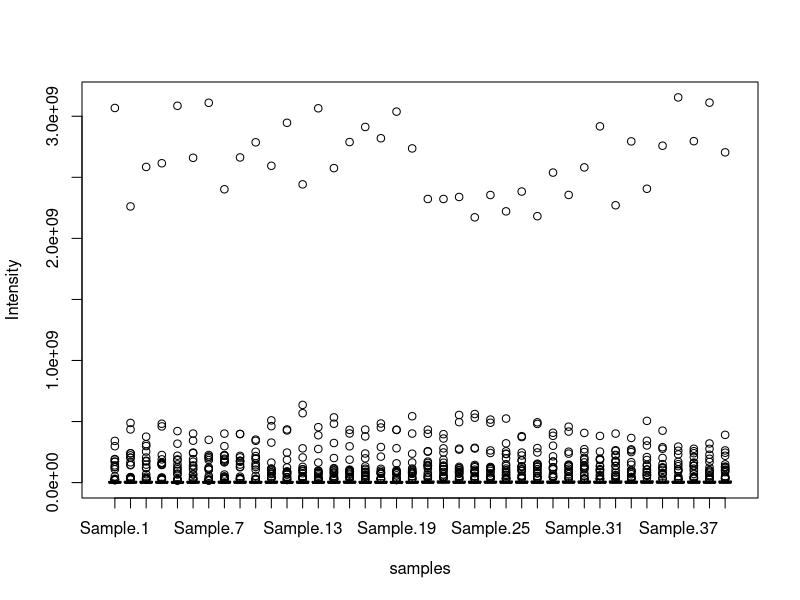
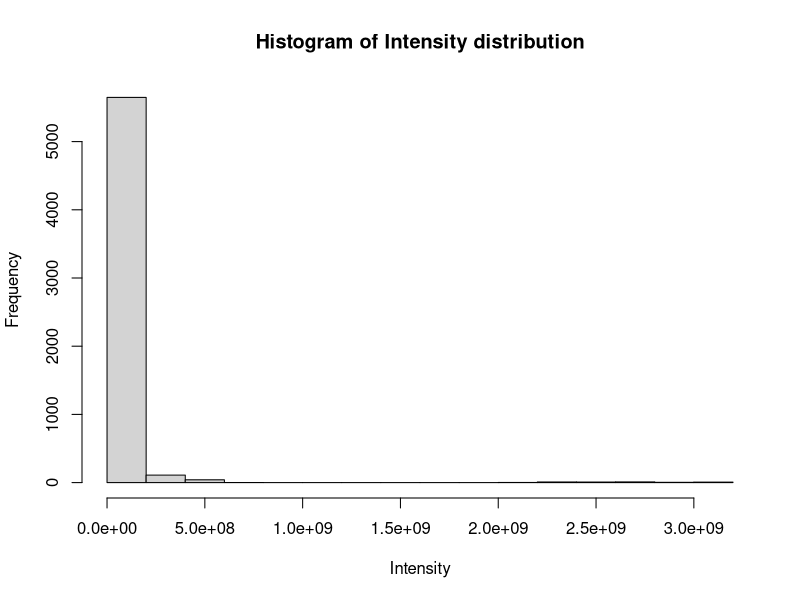
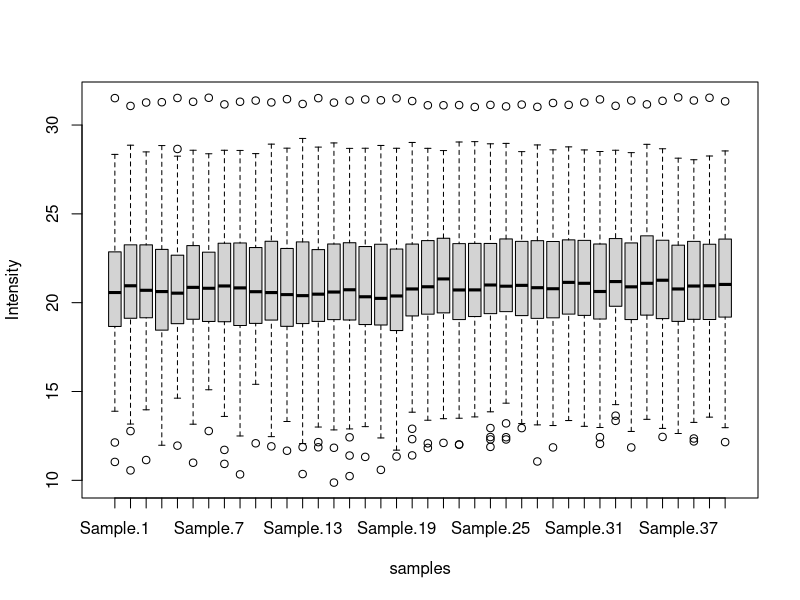
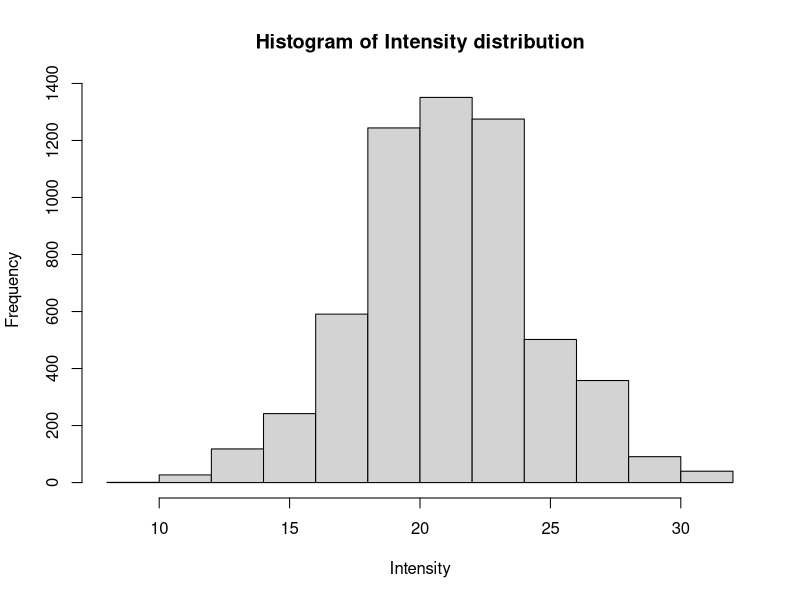
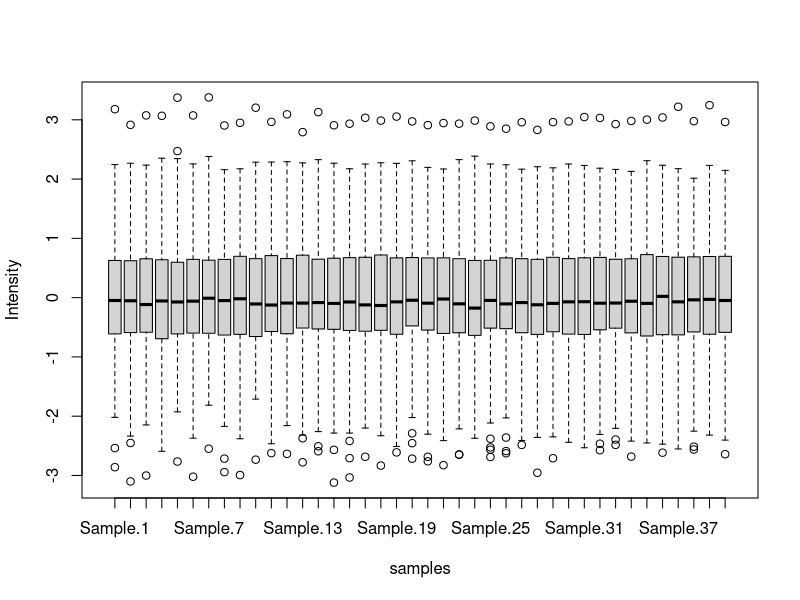
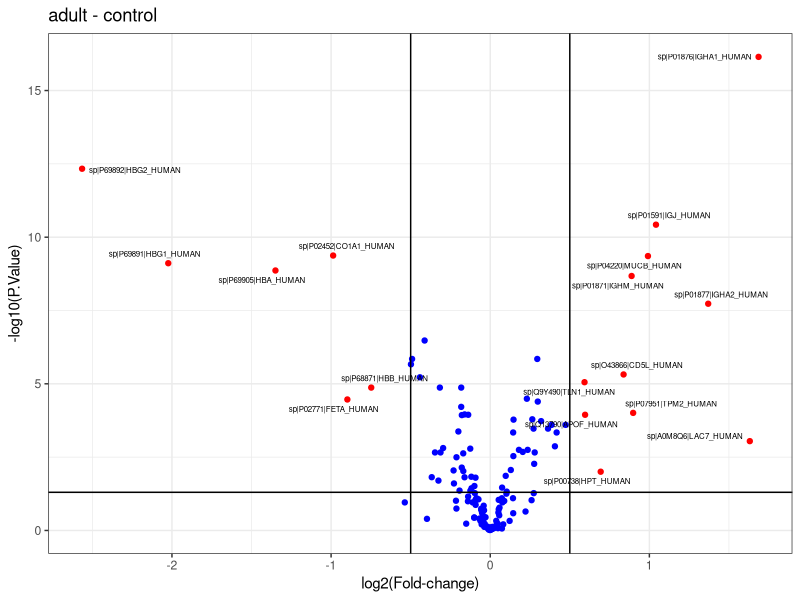
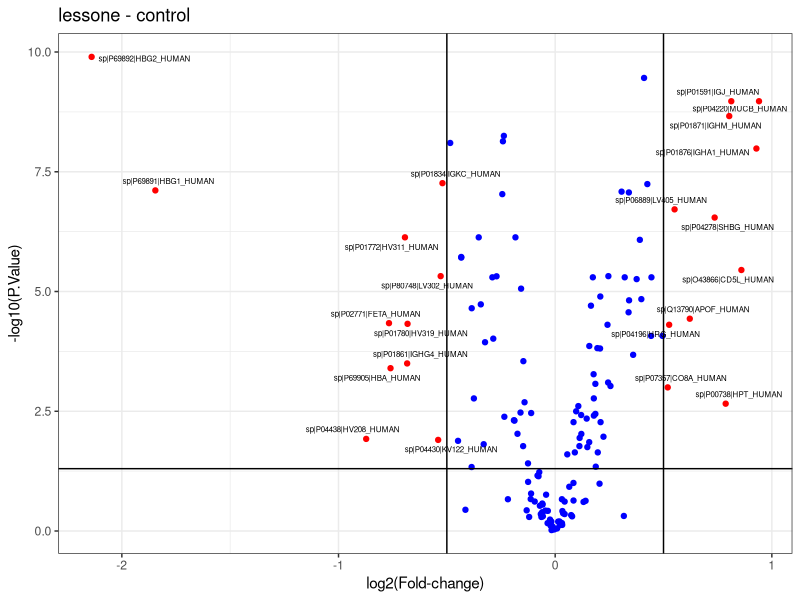
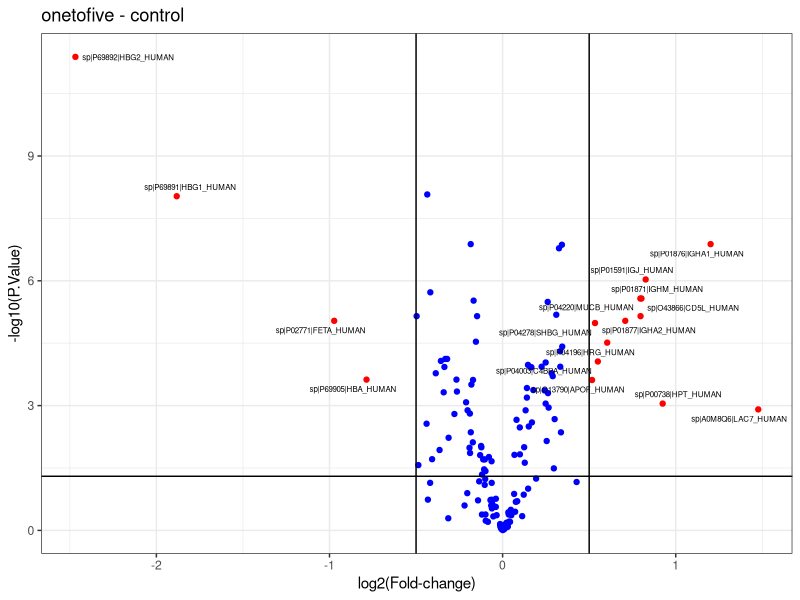

These figures' R source, in order:
## ---- chunk 1
data<-read.table("SWATH.example.data.csv", sep=",",header=T, row.names = 1)
data
boxplot(data, ylab="Intensity", xlab="samples") 
hist(as.numeric(unlist(data)), main = "Histogram of Intensity distribution",  xlab = "Intensity")
## ---- chunk 2
data <- log2(data)
boxplot(data, ylab="Intensity", xlab="samples") 
hist(as.numeric(unlist(data)), main = "Histogram of Intensity distribution",  xlab = "Intensity")
## ---- chunk 3
norm.data <- scale(data) ## center and scaling normalization
boxplot(norm.data, ylab="Intensity", xlab="samples")

## ---- chunk 4
#for this specific data :
exp.design <- data.frame(samples = colnames(data), condition = 1)
exp.design$condition[1:10] = "control"
exp.design$condition[11:20] = "lessone"
exp.design$condition[21:30] = "onetofive"
exp.design$condition[31:40] = "adult"

design <- model.matrix(~0 + exp.design$condition, data = exp.design)
colnames(design) <- sort(unique(exp.design$condition))
row.names(design) <- exp.design$samples
as.data.frame(design)

library(limma)
contrast <- makeContrasts(adult-control, lessone-control, onetofive-control, adult+lessone+onetofive-control, levels=design)
as.data.frame(contrast)
## ---- chunk 5
  ## in this example there are four pairwise comparaison to perform:  


  nbComp<-ncol(contrast)
  fc <- list()
  p.value <- list()
  adjust.p.value<-list()
  Results<-list() ## a list of data frames containing the results
  
  for (i in 1:nbComp){
    
    op<-row.names(contrast)[contrast[,i] == 1 ]
    ref<-row.names(contrast)[contrast[,i] == -1 ]
    
    samplesop <- row.names(design)[row(as.matrix(design[,op]))[design[,op]==1]]
    samplesref <- row.names(design)[row(as.matrix(design[,ref]))[design[,ref]==1]]
    
    colop <- which(colnames(norm.data) %in% samplesop)
    colref <- which(colnames(norm.data) %in% samplesref)
    
    p.value[[i]]<-apply(norm.data,1,function(x){t.test(as.numeric(x[colref]),as.numeric(x[colop]), alternative = "t") $p.value})
    adjust.p.value[[i]]<-p.adjust(p.value[[i]], method = "BH")
    
    fc[[i]]<-rowMeans(norm.data[,colop])-rowMeans(norm.data[,colref])
    
    Results[[i]]<-data.frame(protein=c(row.names(norm.data)))
    Results[[i]][paste("p.value.",colnames(contrast)[i],sep="")]=c(p.value[[i]])
    Results[[i]][paste("adjust.p.value.",colnames(contrast)[i],sep="")]=c(adjust.p.value[[i]])
    Results[[i]][paste("fc.",colnames(contrast)[i],sep="")]=c(fc[[i]])
    print(Results[[i]])
  }

## ---- chunk 6

thresh_fc <- 0.5
thresh_p <- 0.05
deProt <- Results
for(i in 1:length(Results)){
    fc = as.data.frame(deProt[[i]])[,4]
    p = as.data.frame(deProt[[i]])[,3]
    dt <-as.data.frame(deProt[[i]])
    deProt[[i]] <- dt[which(p<=thresh_p & abs(fc)>=thresh_fc),]
    print(as.data.frame(deProt[[i]]))
  }
## ---- chunk 7

library(ggplot2)
library(ggrepel)

tresh_fc = 0.5 ## Fold change threshold
tresh_p = 0.05 ## p.value treshold


for(i in 1:nbComp){
  
  plotTitle <- substr(colnames(Results[[i]])[2], 9 ,nchar(colnames(Results[[i]])[2]))
  values <- as.data.frame(Results[[i]])
  forplot <- data.frame(x=as.numeric(values[,4]), y=-log10(values[,3]), id=as.character(values[,1]))
  tmp <- forplot[as.numeric(forplot$y)>=-log10(tresh_fc) & abs(forplot$x)>tresh_fc,]
  p <- ggplot(forplot) + geom_point(aes(x, y , color = ifelse(y>=-log10(tresh_p) & abs(x)>=tresh_fc, "not signi", "FC")),show.legend = F) +
    scale_color_manual(values = c("blue", "red")) +
    geom_text_repel(data = subset(forplot, abs(forplot$x)>=tresh_fc & forplot$y>=-log10(tresh_p)),
                    aes(x,y,label = id),
                    size = 2) +
    geom_vline(xintercept = tresh_fc ) +
    geom_vline(xintercept = -tresh_fc) + 
    geom_hline(yintercept = -log10(tresh_p)) + 
    labs(title = plotTitle,x="log2(Fold-change)", y="-log10(P.Value)") + theme_bw() 
    print(p)
}
